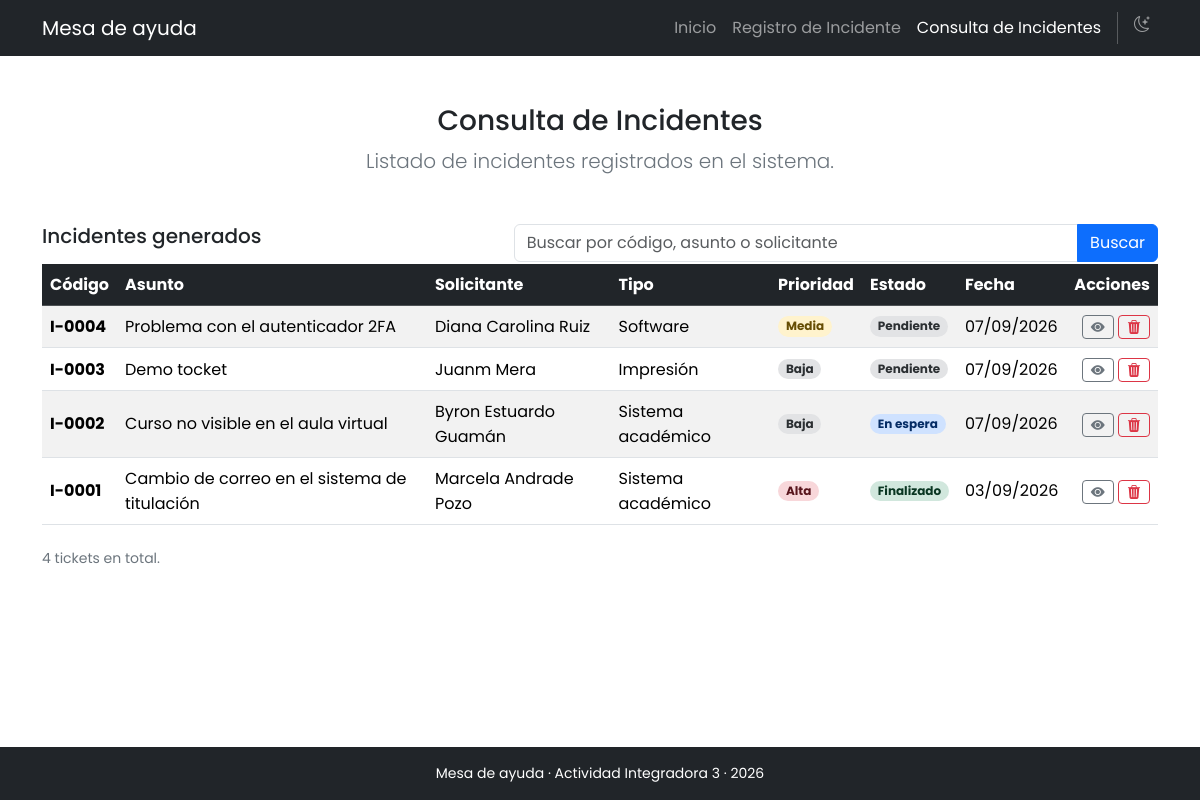
The page /index.php?action=list on the database its author committed.
### tables this page shows
CREATE TABLE `tickets` (
  `id` int unsigned NOT NULL AUTO_INCREMENT,
  `nombre` varchar(100) NOT NULL,
  `correo` varchar(120) NOT NULL,
  `extension` varchar(4) NOT NULL,
  `area` varchar(60) NOT NULL,
  `asunto` varchar(150) NOT NULL,
  `tipo_incidencia` varchar(60) NOT NULL,
  `prioridad` enum('Baja','Media','Alta') NOT NULL,
  `descripcion` text NOT NULL,
  `estado` enum('Pendiente','En espera','Finalizado') NOT NULL DEFAULT 'Pendiente',
  `fecha_registro` datetime NOT NULL DEFAULT CURRENT_TIMESTAMP,
  `fecha_actualizacion` datetime DEFAULT NULL ON UPDATE CURRENT_TIMESTAMP,
  PRIMARY KEY (`id`),
  KEY `idx_estado` (`estado`),
  KEY `idx_fecha` (`fecha_registro`)
);

### models/Ticket.php (called while the page is built, shortened)
<?php
class Tickets {
  private $conn;
  public function __construct($db) {
    $this->conn = $db;
  }
  public function tickets() {
    $query = 'SELECT id, nombre, correo, extension, area, asunto, tipo_incidencia, prioridad, estado, fecha_registro FROM tickets ORDER BY fecha_registro DESC';
    $stmt = $this->conn->prepare($query);
    $stmt->execute();
    return $stmt->fetchAll(PDO::FETCH_ASSOC);
  }
}

### views/pages/listTickets.php (the view, shortened to what this page needs)
<section class="py-4 text-center">
  <h1 class="h3">Consulta de Incidentes</h1>
  <p class="lead text-secondary mb-0">Listado de incidentes registrados en el sistema.</p>
</section>
<section div class="row g-4">
  <div class="col-lg-12" aria-labelledby="tituloListado">
    <div class="row g-3">
      <div class="col-md-5">
        <h2 id="tituloListado" class="h5 mb-3">Incidentes generados</h2>
      </div>
      <div class="col-md-7">
        <form class="search" method="GET" action="index.php" id="formBusqueda" aria-label="Buscra ticket">
          <div class="input-group">
            <input type="search" id="busqueda" name="busqueda"
              class="form-control"
              placeholder="Buscar por código, asunto o solicitante" value="<?php htmlspecialchars($busqueda ?? '') ?>" />
            <button type="submit" class="btn btn-primary" id="limpiarBusqueda">Buscar</button>
          </div>
        </form>
      </div>
    </div>
    <div class="table-responsive">
      <table class="table table-striped table-hover align-middle" id="tablaTickets">
        <thead class="table-dark">
          <tr>
            <th scope="col">Código</th>
            <th scope="col">Asunto</th>
            <th scope="col">Solicitante</th>
            <th scope="col">Tipo</th>
            <th scope="col">Prioridad</th>
            <th scope="col">Estado</th>
            <th scope="col">Fecha</th>
            <th scope="col" class="text-end">Acciones</th>
          </tr>
        </thead>
        <tbody>
          <?php if (!empty($tickets)): ?>
            <?php foreach ($tickets as $ticket): ?>
              <tr>
                <th scope="row">I-<?= str_pad($ticket['id'], 4, '0', STR_PAD_LEFT) ?></th>
                <td><?= htmlspecialchars($ticket['asunto']) ?></td>
                <td><?= htmlspecialchars($ticket['nombre']) ?></td>
                <td><?= htmlspecialchars($ticket['tipo_incidencia']) ?></td>
                <?php
                $color_p = match ($ticket['prioridad']) {
                  'Alta' => 'danger',
                  'Media' => 'warning',
                  default => 'secondary'
                };
                ?>
                <td><span class="badge bg-<?= $color_p ?>-subtle text-<?= $color_p ?>-emphasis rounded-pill"><?= htmlspecialchars($ticket['prioridad']) ?></span></td>
                <?php
                $color_e = match ($ticket['estado']) {
                  'Finalizado' => 'success',
                  'En espera'  => 'primary',
                  default      => 'secondary',
                };
                ?>
                <td><span class="badge bg-<?= $color_e ?>-subtle text-<?= $color_e ?>-emphasis rounded-pill"><?= htmlspecialchars($ticket['estado']) ?></span></td>
                <td><time datetime="<?= date('Y-m-d', strtotime($ticket['fecha_registro'])) ?>">
                  <?= date('d/m/Y', strtotime($ticket['fecha_registro'])) ?></td>
                <td class="text-end text-nowrap">
                  <a class="btn btn-sm btn-outline-secondary" href="#"><i class="bi bi-eye-fill"></i></a>
                  <a class="btn btn-sm btn-outline-danger" href="#"><i class="bi bi-trash3-fill"></i></a>
                </td>
              </tr>
            <?php endforeach; ?>
          <?php else: ?>
            <div class="alert alert-info d-none" id="sinResultados"  role="status"> No se encontraron tickets que coincidan con la búsqueda.
            </div>
          <?php endif; ?>
        </tbody>
      </table>
    </div>
    <p class="text-secondary small mt-2" id="contadorResultados" aria-live="polite"></p>
  </div>
</section>

### index.php (shortened to what this page needs)
<?php
require_once 'controllers/TicketController.php';
$controller = new TicketController();
$action = $_GET['action'] ?? 'home';
switch ($action) {
  case "list":
    $controller->listTicket();
    break;
}

### views/layouts/header.php (shortened to what this page needs)
<?php
$currentPage = $_GET['action'] ?? 'home';
function navClass(string $page, string $current): string
{ return $page === $current ? 'nav-link active' : 'nav-link'; }
function navCurrent(string $page, string $current): string
{ return $page === $current ? 'aria-current="page"' : ''; }
?>
<header>
  <nav class="navbar navbar-expand-lg bg-dark" data-bs-theme="dark"
    aria-label="Navegación principal">
    <div class="container">
      <a class="navbar-brand" href="index.php">Mesa de ayuda</a>
      <div class="collapse navbar-collapse" id="mainNav">
        <ul class="navbar-nav ms-auto mb-2 mb-lg-0">
          <li class="nav-item">
            <a class="<?= navClass('home', $currentPage) ?>"
              <?= navCurrent('home', $currentPage) ?>
              href="index.php?action=home">Inicio</a>
          </li>
          <li class="nav-item">
            <a class="<?= navClass('create', $currentPage) ?>"
              <?= navCurrent('create', $currentPage) ?>
              href="index.php?action=create">Registro de Incidente</a>
          </li>
          <li class="nav-item">
            <a class="<?= navClass('list', $currentPage) ?>"
              <?= navCurrent('list', $currentPage) ?>
              href="index.php?action=list">Consulta de Incidentes</a>
          </li>
          <li class="nav-item py-2 py-lg-1 col-12 col-lg-auto">
          </li>
          <li class="nav-item">
            <button type="button" id="themeToggle"
              class="btn btn-link nav-link py-2 px-0 px-lg-2"
              aria-label="Cambiar tema">
              <i class="bi bi-moon-stars" id="themeIcon" aria-hidden="true"></i>
            </button>
          </li>
        </ul>
      </div>
    </div>
  </nav>
</header>

### controllers/TicketController.php (shortened to what this page needs)
<?php
  require_once 'models/Ticket.php';
  class TicketController {
    private $model;
    public function __construct() {
      $database = new Database();
      $db = $database->getConnection();
      $this->model = new Tickets($db);
    }
    private function renderView($viewName, $data = []) {
      extract($data);
      require_once 'views/layouts/header.php';
      echo "<main class='container flex-grow-1 py-4'>";
      require_once 'views/pages/' . $viewName . '.php';
      echo "</main>";
      require_once 'views/layouts/footer.php';
      require_once 'views/layouts/main.php';
    }
    public function listTicket() {
      $data = [
        'tickets' => $this->model->tickets()
      ];
    $this->renderView('listTickets', $data);
    }
  }

### views/layouts/footer.php
<footer class="bg-dark text-white py-3 mt-auto">
  <div class="container text-center">
    <small>Mesa de ayuda &middot; Actividad Integradora 3 &middot; <?= date('Y') ?></small>
  </div>
</footer>

### views/layouts/main.php (shortened to what this page needs)
<!DOCTYPE html>
<html lang="es">
<head>
  <link rel="stylesheet"
    href="https://cdn.jsdelivr.net/npm/bootstrap@5.3.3/dist/css/bootstrap.min.css">
  <link rel="stylesheet" href="https://cdn.jsdelivr.net/npm/bootstrap-icons@1.11.3/font/bootstrap-icons.min.css">
  <link rel="stylesheet" href="assets/css/styles.css">
</head>
<body class="d-flex flex-column min-vh-100">
</body>
</html>

### assets/css/styles.css (style rules this page uses)
:root { --fondo: #f5f6f7; --azul: #17394f; }
* { margin: 0; padding: 0; }
body { font-family: "Poppins", sans-serif; }
footer { width: 100%; }

### rows shown on the page
tickets: id "0004", asunto "Problema con el autenticador 2FA", nombre "Diana Carolina Ruiz", tipo_incidencia "Software", prioridad "Media", estado "Pendiente", fecha_registro "07/09/2026"
tickets: id "0003", asunto "Demo tocket", nombre "Juanm Mera", tipo_incidencia "Impresión", prioridad "Baja", estado "Pendiente", fecha_registro "07/09/2026"
tickets: id "0002", asunto "Curso no visible en el aula virtual", nombre "Byron Estuardo Guamán", tipo_incidencia "Sistema académico", prioridad "Baja", estado "En espera", fecha_registro "07/09/2026"
tickets: id "0001", asunto "Cambio de correo en el sistema de titulación", nombre "Marcela Andrade Pozo", tipo_incidencia "Sistema académico", prioridad "Alta", estado "Finalizado", fecha_registro "03/09/2026"
